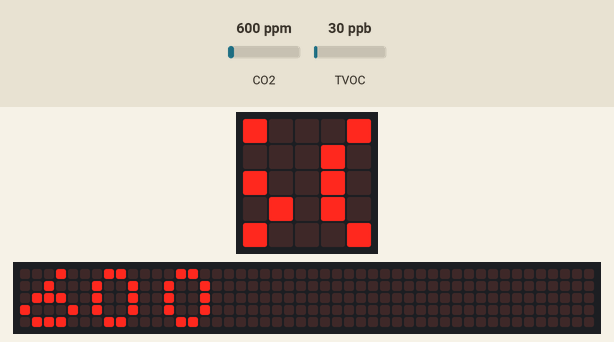
A program run on a simulated BBC micro:bit (MakeCode). Shown: the board's 5×5 LED display, a strip that is not on the board, showing the scrolling text unrolled. Inputs (shaded band) come from the test bench; at power-on: TVOC 30 ppb, CO2 600 ppm. The 48×5 strip is a reading aid, not a part: it shows the text the display is scrolling, unrolled, one strip-width of it at a time.

Above: at 14.0 s.
14.1 s: TVOC set to 20 ppb
At 17.0 s:
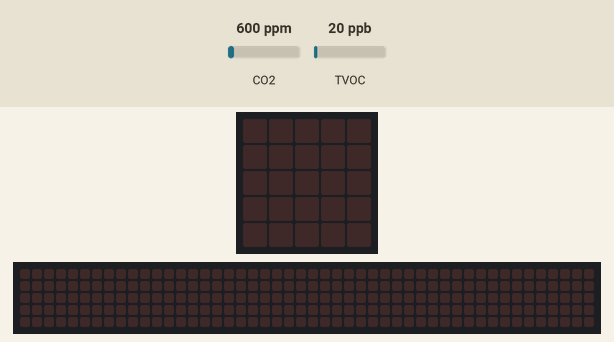
At 21.89 s:
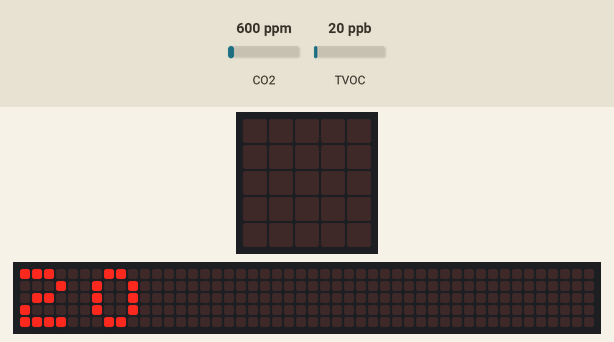

Measured:
- what the display in image 1 shows lasts 1.0 s, from 16.3 s to 17.3 s

The program:

main.ts
```typescript
/**
 * Functions to operate the CCS811
 */


//% color=#33acff icon="\u27BE"
namespace airQuality {

    //Keep track of CCS811 Start
    let appStarted = false;

    //CCS811 Addresses
    const ccsAddr = 0x5A//0x5B
    const ccsStatus = 0x00
    const ccsMeas = 0x01
    const ccsAlg = 0x02
    const ccsRaw = 0x03
    const ccsEnv = 0x05
    const ccsNtc = 0x06
    const ccsThres = 0x10
    const ccsBase = 0x11
    const ccsHi = 0x20
    const ccsHv = 0x21
    const ccsBoot = 0x23
    const ccsAppv = 0x24
    const ccsErr = 0xE0
    const ccsApps = 0xF4
    const ccsReset = 0xFF

    /**
     *  Easy test for ensuring I2C read is working
     */

    //% weight=1 blockId="hardwareID" block="HWID"
    export function hardwareID(): number {
        let hardwareId = readCCSReg(0x20, NumberFormat.UInt8LE)
        return hardwareId
    }


    /**
     * Gets the CO2 data from the algorithm register
     * of the CCS811 Air Quality Sensor
     */

    //% weight=100 blockId="readCo2" block="Read eCO2"
    export function readCo2(): number {
        //read Algorithm Results register

        let algRes = readCCSReg(ccsAlg, NumberFormat.UInt16BE)
        return algRes
    }

    /**
     * Gets the TVOC data from the algorithm register
     * of the CCS811 Air Quality Sensor
     */

    //% weight=90 blockId="readTvoc" block="Read TVOCs"
    export function readTvoc(): number {
        //read Algorithm Results register
        let algRes = readCCSReg(ccsAlg, NumberFormat.Int32BE)
        let Tvoc = (algRes & 0x0000FFFF)
        return Tvoc
    }

    //% weight=2 blockId="readStatus" block="Device Status"
    export function readStatus(): number {
        //Return status of Device
        let status = readCCSReg(ccsStatus, NumberFormat.UInt8LE)
        return status
    }

    /**
     * Read the device error code if there are
     * any problems with device
     */

    //% weight=3 blockId="readError" block="Device Error"
    export function readError(): number {
        //Return Error of Device
        let error = readCCSReg(ccsErr, NumberFormat.Int8LE)
        return error
    }


    /**
     * Writes a value to a register on the CCS811 Air Quality Sensor
     */
    function writeCCSReg(reg: number, val: number): void {
        let test = reg << 8 | val
        pins.i2cWriteNumber(ccsAddr, reg << 8 | val, NumberFormat.Int16BE)
    }

    /**
     * Reads a value from a register on the CCS811 Air Quality Sensor
     */
    function readCCSReg(reg: number, format: NumberFormat) {
        pins.i2cWriteNumber(ccsAddr, reg, NumberFormat.UInt8LE, false)
        let val = pins.i2cReadNumber(ccsAddr, format, false)
        return val
    }


    /**
     * Gets the CCS811 into app mode, and sets the measure register
     * to pull data into Algorithm register every second.
     */

    //% weight=100 blockId="AppStart" block="CCS811 Start"
    export function appStart(): void {
        if (appStarted) return;

        pins.i2cWriteNumber(ccsAddr, ccsApps, NumberFormat.Int8LE)
        writeCCSReg(ccsMeas, 0x10)

        //init once
        appStarted = true;
    }
}
```

test.ts
```typescript
let eCO2 = 0
let TVOCs = 0
basic.forever(() => {
    TVOCs = airQuality.readTvoc()
    eCO2 = airQuality.readCo2()
    basic.showString("TVOC")
    basic.showNumber(TVOCs)
    basic.pause(1000)
    basic.showString("eCO2")
    basic.showNumber(eCO2)
    basic.pause(1000)
})
airQuality.appStart()
```
